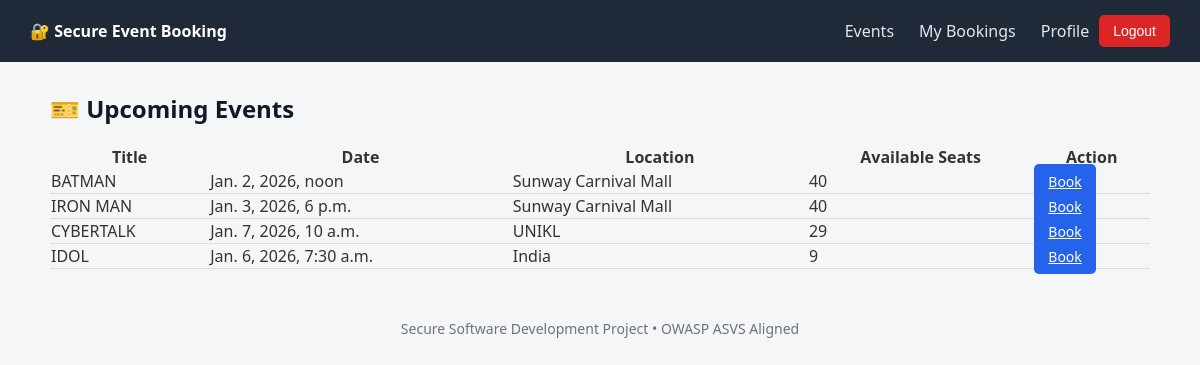
Page /events/ (signed in) on the committed database.
### booking/models.py (models this page shows, shortened)
class Event(models.Model):
    title = models.CharField(max_length=200)
    description = models.TextField()
    date = models.DateTimeField()
    location = models.CharField(max_length=200)
    available_seats = models.PositiveIntegerField(default=10)
    created_by = models.ForeignKey(User, on_delete=models.CASCADE)
    created_at = models.DateTimeField(auto_now_add=True)

### booking/views.py (the view)
# urls.py: path('', views.event_list, name='event_list'),
@login_required
def event_list(request):
    events = Event.objects.all()
    return render(request, 'booking/event_list.html', {'events': events})

### templates/booking/event_list.html (shortened to what this page needs)
{% extends "base.html" %}
{% block content %}
<h2>🎫 Upcoming Events</h2>
<table style="width:100%; border-collapse: collapse;">
    <thead>
        <tr>
            <th>Title</th>
            <th>Date</th>
            <th>Location</th>
            <th>Available Seats</th>
            <th>Action</th>
        </tr>
    </thead>
    <tbody>
        {% for event in events %}
        <tr style="border-bottom:1px solid #ddd;">
            <td>{{ event.title }}</td>
            <td>{{ event.date }}</td>
            <td>{{ event.location }}</td>
            <td>{{ event.available_seats }}</td>
            <td>
                {% if event.available_seats > 0 %}
                <a class="btn" href="{% url 'book_event' event.id %}">Book</a>
                {% else %}
                <span>Full</span>
                {% endif %}
            </td>
        </tr>
        {% empty %}
        <tr>
            <td colspan="5">No events available.</td>
        </tr>
        {% endfor %}
    </tbody>
</table>
{% endblock %}

### templates/base.html (style rules this page uses)
body { margin: 0; font-family: "Segoe UI", Arial, sans-serif; background-color: #f4f6f8; color: #333; }
h1, h2 { color: #111827; }
.btn { padding: 8px 14px; border-radius: 5px; border: none; background: #2563eb; color: white; cursor: pointer; font-size: 14px; }

### rows in the picture
Event: title "BATMAN", date "Jan. 2, 2026, noon", location "Sunway Carnival Mall", available_seats "40", shows "Book"
Event: title "IRON MAN", date "Jan. 3, 2026, 6 p.m.", location "Sunway Carnival Mall", available_seats "40", shows "Book"
Event: title "CYBERTALK", date "Jan. 7, 2026, 10 a.m.", location "UNIKL", available_seats "29", shows "Book"
Event: title "IDOL", date "Jan. 6, 2026, 7:30 a.m.", location "India", available_seats "9", shows "Book"
